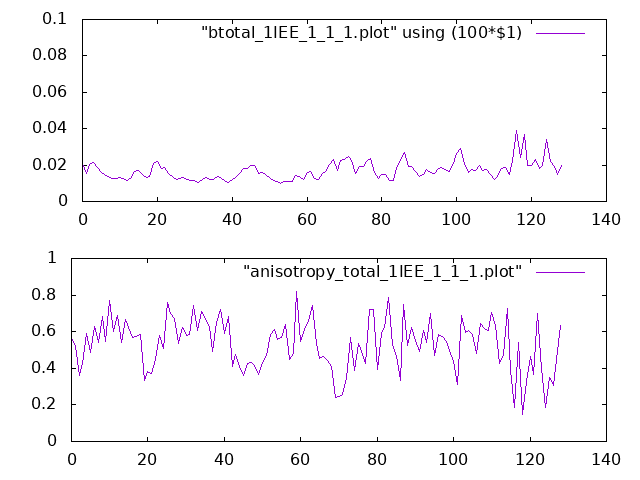

This figure's gnuplot source:
set terminal png
set output "fig3.png"
set multiplot
set size 1.,0.5
set origin 0.,0.5
set yrange [0.:0.1]
plot "btotal_1IEE_1_1_1.plot" using (100*$1) w l
set size 1.,0.5
set origin 0.,0.
set yrange [0.:1.]
plot "anisotropy_total_1IEE_1_1_1.plot" w l
unset multiplot
